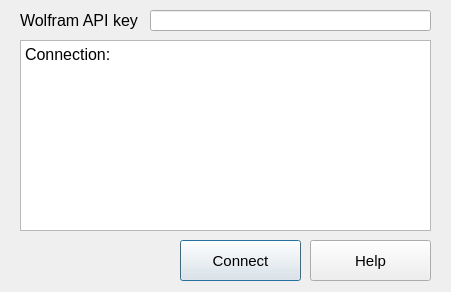
<?xml version="1.0" encoding="UTF-8"?>
<ui version="4.0">
 <class>Wfram</class>
 <widget class="QDialog" name="Wfram">
  <property name="geometry">
   <rect>
    <x>0</x>
    <y>0</y>
    <width>451</width>
    <height>292</height>
   </rect>
  </property>
  <property name="windowTitle">
   <string>WolframAlpha Setup</string>
  </property>
  <widget class="QPushButton" name="connect_button">
   <property name="geometry">
    <rect>
     <x>180</x>
     <y>240</y>
     <width>121</width>
     <height>41</height>
    </rect>
   </property>
   <property name="font">
    <font>
     <family>Microsoft Sans Serif</family>
     <pointsize>11</pointsize>
    </font>
   </property>
   <property name="text">
    <string>Connect</string>
   </property>
  </widget>
  <widget class="QPushButton" name="help_button">
   <property name="geometry">
    <rect>
     <x>310</x>
     <y>240</y>
     <width>121</width>
     <height>41</height>
    </rect>
   </property>
   <property name="font">
    <font>
     <family>Microsoft Sans Serif</family>
     <pointsize>11</pointsize>
    </font>
   </property>
   <property name="text">
    <string>Help</string>
   </property>
  </widget>
  <widget class="QLabel" name="label">
   <property name="geometry">
    <rect>
     <x>20</x>
     <y>10</y>
     <width>171</width>
     <height>21</height>
    </rect>
   </property>
   <property name="font">
    <font>
     <family>Microsoft Sans Serif</family>
     <pointsize>12</pointsize>
    </font>
   </property>
   <property name="text">
    <string>Wolfram API key</string>
   </property>
  </widget>
  <widget class="QLineEdit" name="w_apikey">
   <property name="geometry">
    <rect>
     <x>150</x>
     <y>10</y>
     <width>281</width>
     <height>21</height>
    </rect>
   </property>
  </widget>
  <widget class="QTextBrowser" name="w_connection">
   <property name="geometry">
    <rect>
     <x>20</x>
     <y>40</y>
     <width>411</width>
     <height>191</height>
    </rect>
   </property>
   <property name="html">
    <string>&lt;!DOCTYPE HTML PUBLIC &quot;-//W3C//DTD HTML 4.0//EN&quot; &quot;http://www.w3.org/TR/REC-html40/strict.dtd&quot;&gt;
&lt;html&gt;&lt;head&gt;&lt;meta name=&quot;qrichtext&quot; content=&quot;1&quot; /&gt;&lt;meta charset=&quot;utf-8&quot; /&gt;&lt;style type=&quot;text/css&quot;&gt;
p, li { white-space: pre-wrap; }
hr { height: 1px; border-width: 0; }
li.unchecked::marker { content: &quot;\2610&quot;; }
li.checked::marker { content: &quot;\2612&quot;; }
&lt;/style&gt;&lt;/head&gt;&lt;body style=&quot; font-family:'Segoe UI'; font-size:9pt; font-weight:400; font-style:normal;&quot;&gt;
&lt;p style=&quot; margin-top:0px; margin-bottom:0px; margin-left:0px; margin-right:0px; -qt-block-indent:0; text-indent:0px;&quot;&gt;&lt;span style=&quot; font-size:12pt;&quot;&gt;Connection:&lt;/span&gt;&lt;/p&gt;&lt;/body&gt;&lt;/html&gt;</string>
   </property>
  </widget>
 </widget>
 <resources/>
 <connections/>
</ui>
